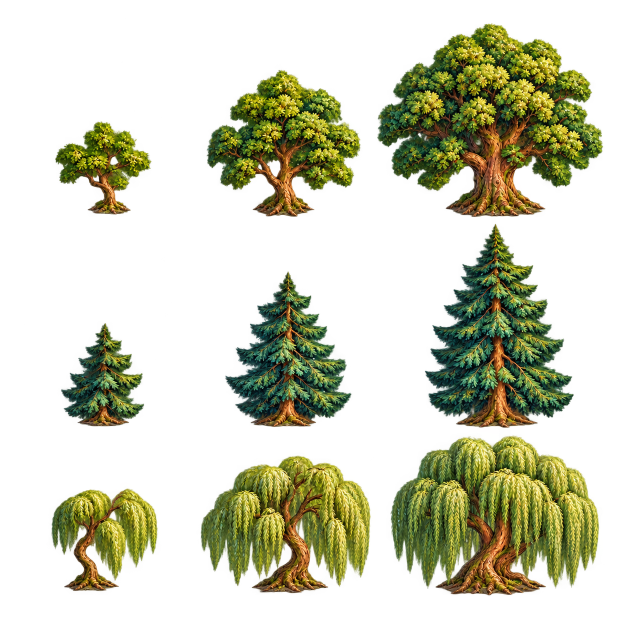
#> input picture docs/art/forest-composition/tree-sheet.png, 1254 x 1254 px (shown at 1/2 size)
$ python prepare-forest-trees.py
#> lines starting #> are read from the running program, lines starting #| are printed output that depends on the picture; after the words box and inside, x2 and y2 are one past the last pixel; in counts of white or black regions, pixels touching at a corner belong together
#!/usr/bin/env python3
"""Pack nine independently generated trees from measured transparent boundaries.

No drawing is resized. Source ROIs follow measured gaps in this exact generated
sheet; only the target atlas uses equal cells. Feet use lower brown root pixels.
"""
from pathlib import Path
import hashlib
import json
import math
import subprocess
from PIL import Image
import numpy as np

ROOT = Path(__file__).resolve().parents[1]
ART = ROOT / 'docs/art/forest-composition'
SOURCE = ART / 'tree-sheet.png'
OUTPUT = ROOT / 'flutter_game/art/forest-trees.webp'
ROWS = [(0, 441, [0, 358, 737, 1254]),
        (441, 863, [0, 369, 777, 1254]),
        (863, 1254, [0, 358, 762, 1254])]
SPECIES = ['oak', 'fir', 'willow']
AGES = ['sapling', 'mid', 'mature']
HEIGHTS = [140, 210, 280]

def sha(path):
    return hashlib.sha256(path.read_bytes()).hexdigest()

def build():
    source = Image.open(SOURCE).convert('RGBA')
#> source is the input picture: PIL image 1254x1254 RGBA; mean R, G, B, A 36.5, 38.4, 13.3, 79.7
    rgba = np.array(source)
    # Generated matte remnants (including invisible saturated fringe RGB) have
    # alpha1..8. Exclude those from both measured bounds and deployment pixels.
    rgba[rgba[:, :, 3] <= 8] = 0
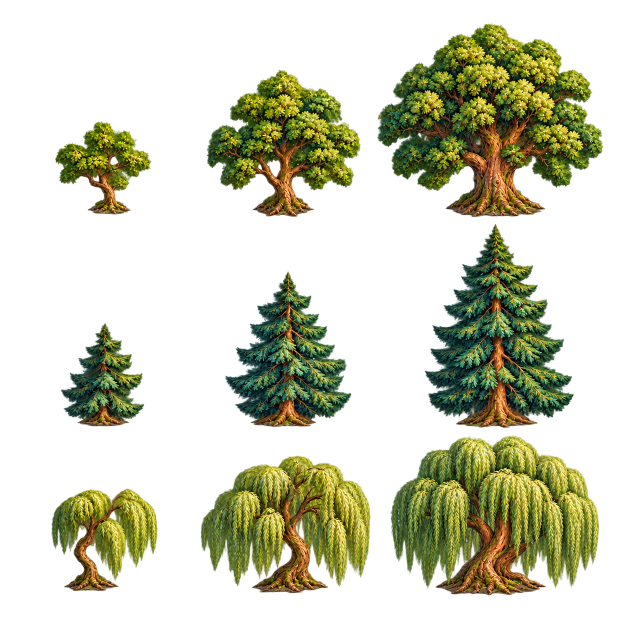
#> rgba: shape (1254, 1254, 4) (shown at 1/2 size); 4.96% of pixels changed, all inside (x1, y1, x2, y2) = (0, 21, 1220, 1254); transparent parts drawn white
    clean = Image.fromarray(rgba)
    frames = []
    crops = []
    for row, (top, bottom, columns) in enumerate(ROWS):
        for col in range(3):
            roi = (columns[col], top, columns[col + 1], bottom)
            alpha = clean.crop(roi).getchannel('A')
            bounds = alpha.getbbox()
            assert bounds, (row, col)
            bounds = (roi[0]+bounds[0], roi[1]+bounds[1],
                      roi[0]+bounds[2], roi[1]+bounds[3])
            src = (max(roi[0], bounds[0]-3), max(roi[1], bounds[1]-3),
                   min(roi[2], bounds[2]+3), min(roi[3], bounds[3]+3))
            crop = clean.crop(src)
            pixels = np.array(crop)
            # Root bark is brown, unlike the canopy and soft contact shadow.
            brown = ((pixels[:, :, 0].astype(float) > pixels[:, :, 1]*1.07)
                     & (pixels[:, :, 0].astype(float) > pixels[:, :, 2]*1.2)
                     & (pixels[:, :, 3] > 128))
            ys, xs = np.where(brown)
            assert len(xs)
            root_y = int(ys.max())
            root_x = int(np.median(xs[ys >= root_y-12]))
            crops.append(crop)
            frames.append({'id': row*3+col,
                           'species': SPECIES[row], 'age': AGES[col],
                           'worldHeight': HEIGHTS[col],
                           'sourceRoi': list(roi), 'sourceAlphaBounds': list(bounds),
                           'sourceRect': list(src),
                           'sourceFoot': [src[0]+root_x, src[1]+root_y]})
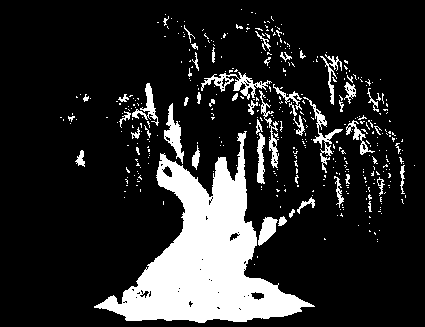
#> brown: shape (327, 425) bool; 16% white; 412 white regions (363 under 20 px), largest, box (x1, y1, x2, y2) and area: (94, 131, 315, 323) 15780, (201, 72, 272, 100) 568, (164, 103, 184, 164) 486
#> after the loop, crops = 9 items; frames = 9 items
    cell = math.ceil(max(max(c.size) for c in crops)/16)*16+16
#> cell = 480
    atlas = Image.new('RGBA', (cell*3, cell*3))
#> atlas: PIL image 1440x1440 RGBA; every value is 0
    for frame, crop in zip(frames, crops):
        row, col = divmod(frame['id'], 3)
        x = col*cell+(cell-crop.width)//2
        y = row*cell+cell-crop.height-8
        atlas.paste(crop, (x, y))
        frame['rect'] = [x, y, crop.width, crop.height]
        foot_x, foot_y = frame['sourceFoot']
        frame['foot'] = [x+foot_x-frame['sourceRect'][0],
                         y+foot_y-frame['sourceRect'][1]]
        assert min(crop.width, crop.height) > 120
#> this loop made 9 passes
#> (row, col, x, y, foot_x, foot_y) on passes 1 to 9: (0, 0, 140, 278, 220, 428), (0, 1, 562, 171, 566, 432), (0, 2, 970, 78, 990, 432), (1, 0, 153, 739, 206, 851), (1, 1, 590, 634, 566, 853), (1, 2, 1047, 537, 991, 854), (2, 0, 129, 1219, 180, 1181), (2, 1, 546, 1149, 573, 1185), (2, 2, 987, 1105, 978, 1189)
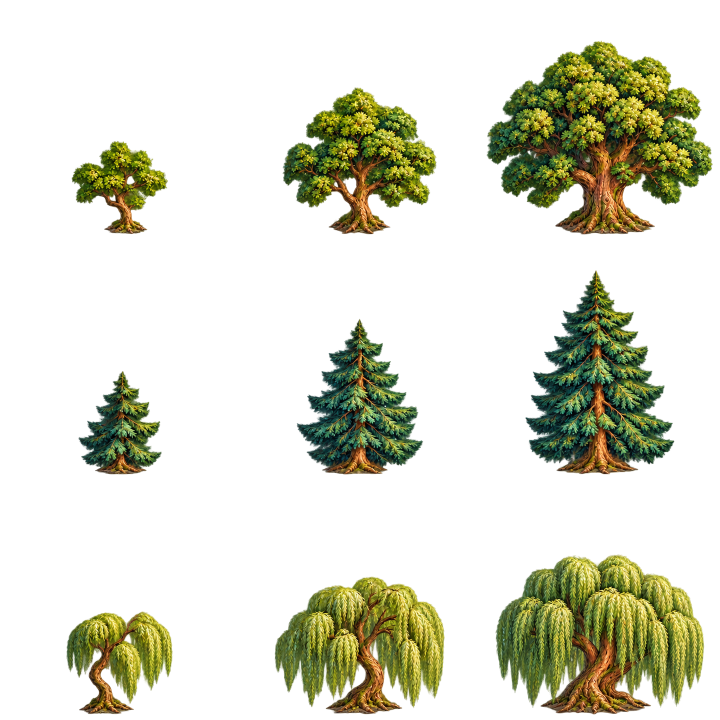
#> atlas: PIL image 1440x1440 RGBA (shown at 1/2 size); mean R, G, B, A 25.2, 26.5, 9.8, 60.4; transparent parts drawn white
    OUTPUT.parent.mkdir(exist_ok=True)
    atlas.save(OUTPUT, lossless=True, method=6)
    metadata = {
        'source': str(SOURCE.relative_to(ROOT)),
        'output': str(OUTPUT.relative_to(ROOT)),
        'sourceSha256': sha(SOURCE), 'outputSha256': sha(OUTPUT),
        'atlasSize': list(atlas.size), 'cellSize': cell,
        'sourceSize': list(source.size),
        'alphaThreshold': 8,
        'packing': 'Native pixels, measured alpha bounds plus3px padding; no resize. Per-frame brown-root foot anchors.',
        'frames': frames,
        'composition': {
            'reference': 'docs/art/forest-composition/world-layout-reference.png',
            'overview': 'docs/art/forest-composition/stage-concept.png',
            'overviewSha256': sha(ART / 'stage-concept.png'),
            'initialOverview': 'docs/art/forest-composition/stage-concept-initial.png',
            'initialOverviewSha256': sha(ART / 'stage-concept-initial.png'),
            'worldLayoutSha256': sha(ART / 'world-layout-reference.png'),
            'rejectedUnpaddedSource': 'docs/art/forest-composition/tree-sheet-unpadded.png',
            'rejectedSourceSha256': sha(ART / 'tree-sheet-unpadded.png'),
            'rejectedReason': 'Mature oak touched the right canvas edge; padded re-generation is deployed.',
            'zones': {'oak': 'central mature groves',
                      'fir': 'remote northeast and southeast deep woods',
                      'willow': 'river and lake banks'},
            'heights': 'saplings on village/road edges, mid trees in grove transitions, mature trees in deep cores',
            'constraints': ['preserve actual water and road topology',
                            'keep quest clearing and combat approaches open',
                            'retain original trunk collision bodies']}}
    (ART/'tree-provenance.json').write_text(json.dumps(metadata, indent=2)+'\n')
    subprocess.run(['npx', 'prettier', '--write', str(ART/'tree-provenance.json')],
                   cwd=ROOT, check=True, stdout=subprocess.DEVNULL)
#> (this line was passed over: subprocess is not available in this run)
    # A compact review image of the deployed pixels, still with clear alpha.
    atlas.save(ART/'packed-preview.webp', quality=90)
    print(json.dumps({'size': atlas.size, 'bytes': OUTPUT.stat().st_size,
                      'frames': frames}, indent=2))
#> (printed output is left out)

if __name__ == '__main__':
    build()
